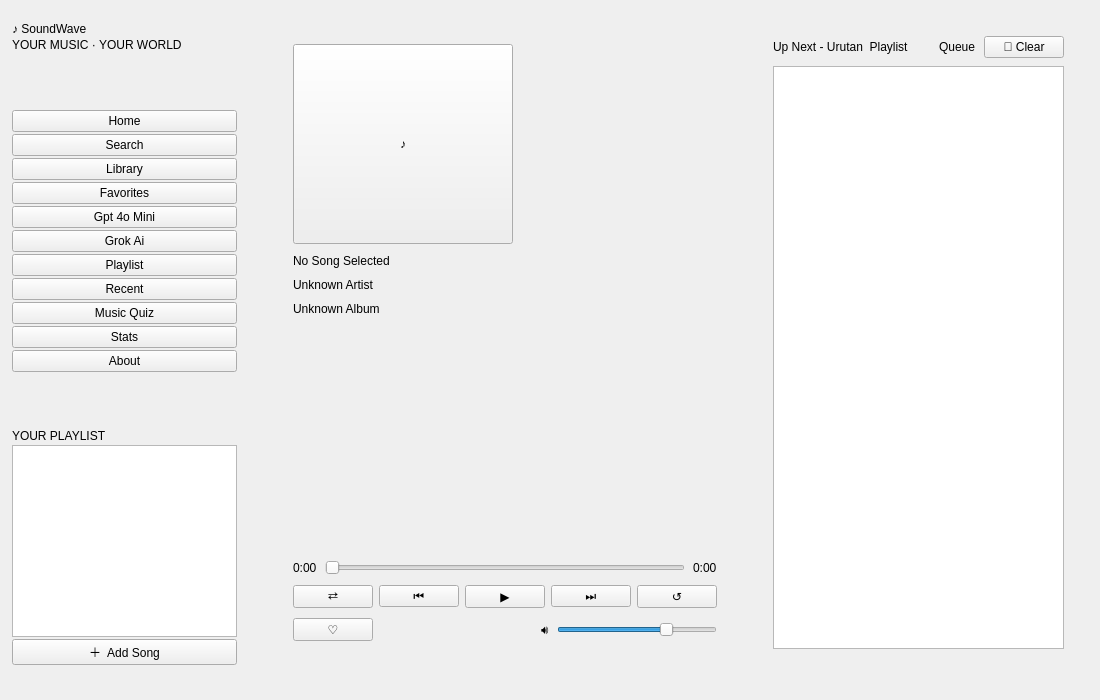
<?xml version="1.0" encoding="UTF-8"?>
<ui version="4.0">
 <class>MusicPlayer</class>
 <widget class="QMainWindow" name="MusicPlayer">
  <property name="geometry">
   <rect><x>0</x><y>0</y><width>1100</width><height>700</height></rect>
  </property>
  <property name="minimumSize">
   <size><width>1100</width><height>700</height></size>
  </property>
  <property name="windowTitle"><string>SoundWave</string></property>

  <!-- CSS ditangani oleh styles.qss yang dimuat di main.py -->

  <widget class="QWidget" name="centralwidget">
   <layout class="QHBoxLayout" name="rootLayout">
    <property name="spacing"><number>0</number></property>
    <property name="margin"><number>0</number></property>

    <!-- ==================== SIDEBAR ==================== -->
    <item>
     <widget class="QWidget" name="sidebar">
      <property name="minimumWidth"><number>210</number></property>
      <property name="maximumWidth"><number>210</number></property>
      <layout class="QVBoxLayout" name="sidebarLayout">
       <property name="spacing"><number>2</number></property>
       <property name="leftMargin"><number>12</number></property>
       <property name="topMargin"><number>22</number></property>
       <property name="rightMargin"><number>12</number></property>
       <property name="bottomMargin"><number>16</number></property>

       <item>
        <widget class="QLabel" name="appTitle">
         <property name="text"><string>♪ SoundWave</string></property>
        </widget>
       </item>
       <item>
        <widget class="QLabel" name="appSubtitle">
         <property name="text"><string>YOUR MUSIC · YOUR WORLD</string></property>
        </widget>
       </item>

       <item>
        <spacer>
         <property name="orientation"><enum>Qt::Vertical</enum></property>
         <property name="sizeHint" stdset="0"><size><width>20</width><height>18</height></size></property>
        </spacer>
       </item>

       <item>
        <widget class="QPushButton" name="btnHome">
         <property name="text"><string>Home</string></property>
        </widget>
       </item>

       <item>
  <widget class="QPushButton" name="btnSearch">
    <property name="text"><string>Search</string></property>
  </widget>
</item>

       <item>
        <widget class="QPushButton" name="btnLibrary">
         <property name="text"><string>Library</string></property>
        </widget>
       </item>
       <item>
        <widget class="QPushButton" name="btnFavorites">
         <property name="text"><string>Favorites</string></property>
        </widget>
       </item>
       <item>
        <widget class="QPushButton" name="btnAIChat">
         <property name="text"><string>Gpt 4o Mini</string></property>
        </widget>
       </item>
       <item>
        <widget class="QPushButton" name="btnAIChatV2">
         <property name="text"><string>Grok Ai</string></property>
        </widget>
       </item>
       <item>
        <widget class="QPushButton" name="btnPlaylist">
         <property name="text"><string>Playlist</string></property>
        </widget>
       </item>
       <item>
        <widget class="QPushButton" name="btnRecent">
         <property name="text"><string>Recent</string></property>
        </widget>
       </item>
       <item>
        <widget class="QPushButton" name="btnQuiz">
         <property name="text"><string>Music Quiz</string></property>
        </widget>
       </item>
       <item>
        <widget class="QPushButton" name="btnStats">
         <property name="text"><string>Stats</string></property>
        </widget>
       </item>
       <item>
        <widget class="QPushButton" name="btnAbout">
         <property name="text"><string>About</string></property>
        </widget>
       </item>

       <item>
        <spacer>
         <property name="orientation"><enum>Qt::Vertical</enum></property>
         <property name="sizeHint" stdset="0"><size><width>20</width><height>14</height></size></property>
        </spacer>
       </item>

       <item>
        <widget class="QLabel" name="lblPlaylist">
         <property name="text"><string>YOUR PLAYLIST</string></property>
        </widget>
       </item>

       <item>
        <widget class="QListWidget" name="songList">
         <property name="verticalScrollBarPolicy"><enum>Qt::ScrollBarAsNeeded</enum></property>
         <property name="horizontalScrollBarPolicy"><enum>Qt::ScrollBarAlwaysOff</enum></property>
        </widget>
       </item>

       <item>
        <widget class="QPushButton" name="btnAddSong">
         <property name="text"><string>＋  Add Song</string></property>
        </widget>
       </item>

      </layout>
     </widget>
    </item>

    <!-- ==================== RIGHT PANEL ==================== -->
    <item>
     <layout class="QVBoxLayout" name="rightPanelLayout">
      <property name="spacing"><number>0</number></property>

      <!-- STACKED PAGES -->
      <item>
       <widget class="QStackedWidget" name="stackedPages">

        <!-- ========== PAGE 0: HOME ========== -->
        <widget class="QWidget" name="pageHome">
         <layout class="QHBoxLayout" name="homeLayout">
          <property name="spacing"><number>16</number></property>
          <property name="leftMargin"><number>20</number></property>
          <property name="topMargin"><number>20</number></property>
          <property name="rightMargin"><number>20</number></property>
          <property name="bottomMargin"><number>16</number></property>

          <!-- LEFT: Now Playing Card -->
          <item>
           <widget class="QWidget" name="nowPlayingCard">
            <property name="minimumWidth"><number>360</number></property>
            <layout class="QVBoxLayout" name="nowPlayingLayout">
             <property name="spacing"><number>10</number></property>
             <property name="leftMargin"><number>24</number></property>
             <property name="topMargin"><number>24</number></property>
             <property name="rightMargin"><number>24</number></property>
             <property name="bottomMargin"><number>24</number></property>

             <!-- Album Art Button -->
             <item>
              <widget class="QPushButton" name="albumArtBtn">
               <property name="minimumSize"><size><width>200</width><height>200</height></size></property>
               <property name="maximumSize"><size><width>220</width><height>220</height></size></property>
               <property name="text"><string>♪</string></property>
               <property name="toolTip"><string>Klik untuk ganti foto album art</string></property>
              </widget>
             </item>

             <item>
              <widget class="QLabel" name="songTitle">
               <property name="text"><string>No Song Selected</string></property>
               <property name="wordWrap"><bool>true</bool></property>
              </widget>
             </item>
             <item>
              <widget class="QLabel" name="artistName">
               <property name="text"><string>Unknown Artist</string></property>
              </widget>
             </item>
             <item>
              <widget class="QLabel" name="albumName">
               <property name="text"><string>Unknown Album</string></property>
              </widget>
             </item>

             <item>
              <spacer>
               <property name="orientation"><enum>Qt::Vertical</enum></property>
               <property name="sizeHint" stdset="0"><size><width>20</width><height>8</height></size></property>
              </spacer>
             </item>

             <!-- Progress -->
             <item>
              <layout class="QHBoxLayout" name="timeLayout">
               <property name="spacing"><number>8</number></property>
               <item>
                <widget class="QLabel" name="timeElapsed">
                 <property name="text"><string>0:00</string></property>
                </widget>
               </item>
               <item>
                <widget class="QSlider" name="progressSlider">
                 <property name="orientation"><enum>Qt::Horizontal</enum></property>
                 <property name="minimum"><number>0</number></property>
                 <property name="maximum"><number>1000</number></property>
                 <property name="value"><number>0</number></property>
                </widget>
               </item>
               <item>
                <widget class="QLabel" name="timeDuration">
                 <property name="text"><string>0:00</string></property>
                </widget>
               </item>
              </layout>
             </item>

             <!-- Controls -->
             <item>
              <layout class="QHBoxLayout" name="controlLayout">
               <property name="spacing"><number>6</number></property>
               <item>
                <widget class="QPushButton" name="btnShuffle">
                 <property name="text"><string>⇄</string></property>
                 <property name="toolTip"><string>Shuffle</string></property>
                </widget>
               </item>
               <item>
                <spacer>
                 <property name="orientation"><enum>Qt::Horizontal</enum></property>
                 <property name="sizeHint" stdset="0"><size><width>6</width><height>20</height></size></property>
                </spacer>
               </item>
               <item>
                <widget class="QPushButton" name="btnPrev">
                 <property name="text"><string>⏮</string></property>
                 <property name="toolTip"><string>Previous</string></property>
                </widget>
               </item>
               <item>
                <widget class="QPushButton" name="btnPlay">
                 <property name="text"><string>▶</string></property>
                 <property name="toolTip"><string>Play / Pause</string></property>
                </widget>
               </item>
               <item>
                <widget class="QPushButton" name="btnNext">
                 <property name="text"><string>⏭</string></property>
                 <property name="toolTip"><string>Next</string></property>
                </widget>
               </item>
               <item>
                <spacer>
                 <property name="orientation"><enum>Qt::Horizontal</enum></property>
                 <property name="sizeHint" stdset="0"><size><width>6</width><height>20</height></size></property>
                </spacer>
               </item>
               <item>
                <widget class="QPushButton" name="btnRepeat">
                 <property name="text"><string>↺</string></property>
                 <property name="toolTip"><string>Repeat</string></property>
                </widget>
               </item>
              </layout>
             </item>

             <!-- Volume + Like -->
             <item>
              <layout class="QHBoxLayout" name="volumeLayout">
               <property name="spacing"><number>8</number></property>
               <item>
                <widget class="QPushButton" name="btnLike">
                 <property name="text"><string>♡</string></property>
                 <property name="toolTip"><string>Like</string></property>
                </widget>
               </item>
               <item>
                <spacer>
                 <property name="orientation"><enum>Qt::Horizontal</enum></property>
                 <property name="sizeHint" stdset="0"><size><width>20</width><height>20</height></size></property>
                </spacer>
               </item>
               <item>
                <widget class="QLabel" name="lblVolIcon">
                 <property name="text"><string>🔊</string></property>
                </widget>
               </item>
               <item>
                <widget class="QSlider" name="volumeSlider">
                 <property name="minimumWidth"><number>90</number></property>
                 <property name="maximumWidth"><number>110</number></property>
                 <property name="orientation"><enum>Qt::Horizontal</enum></property>
                 <property name="minimum"><number>0</number></property>
                 <property name="maximum"><number>100</number></property>
                 <property name="value"><number>70</number></property>
                </widget>
               </item>
              </layout>
             </item>

            </layout>
           </widget>
          </item>

          <!-- RIGHT: Queue -->
          <item>
           <widget class="QWidget" name="queueArea">
            <layout class="QVBoxLayout" name="queueLayout">
             <property name="spacing"><number>8</number></property>
             <property name="leftMargin"><number>16</number></property>
             <property name="topMargin"><number>16</number></property>
             <property name="rightMargin"><number>16</number></property>
             <property name="bottomMargin"><number>16</number></property>

             <item>
              <layout class="QHBoxLayout">
               <item>
                <widget class="QLabel" name="lblQueue">
                 <property name="text"><string>Up Next - Urutan  Playlist</string></property>
                </widget>
               </item>
               <item>
                <spacer>
                 <property name="orientation"><enum>Qt::Horizontal</enum></property>
                 <property name="sizeHint" stdset="0"><size><width>40</width><height>20</height></size></property>
                </spacer>
               </item>
               <item>
                <widget class="QLabel" name="lblQueueSub">
                 <property name="text"><string>Queue</string></property>
                </widget>
               </item>
               <item>
                <widget class="QPushButton" name="btnClearQueue">
                 <property name="text"><string>👀 Clear</string></property>
                 <property name="toolTip"><string>Kosongkan queue dan playlist</string></property>
                </widget>
               </item>
              </layout>
             </item>

             <item>
              <widget class="QListWidget" name="queueList">
               <property name="verticalScrollBarPolicy"><enum>Qt::ScrollBarAsNeeded</enum></property>
               <property name="horizontalScrollBarPolicy"><enum>Qt::ScrollBarAlwaysOff</enum></property>
              </widget>
             </item>

            </layout>
           </widget>
          </item>

         </layout>
        </widget>

        <!-- ========== PAGE 1: SEARCH ========== -->
        <widget class="QWidget" name="pageSearch">
         <layout class="QVBoxLayout" name="searchLayout">
          <property name="spacing"><number>14</number></property>
          <property name="leftMargin"><number>28</number></property>
          <property name="topMargin"><number>28</number></property>
          <property name="rightMargin"><number>28</number></property>
          <property name="bottomMargin"><number>20</number></property>

          <item>
           <widget class="QLabel" name="lblSearchTitle">
            <property name="text"><string>🔍  Search Songs</string></property>
           </widget>
          </item>

          <item>
           <widget class="QLineEdit" name="searchInput">
            <property name="placeholderText"><string>Cari judul lagu, artis, atau album...</string></property>
           </widget>
          </item>

          <item>
           <widget class="QLabel" name="lblSearchHint">
            <property name="text"><string>Hasil pencarian akan muncul di sini</string></property>
            <property name="alignment"><set>Qt::AlignCenter</set></property>
           </widget>
          </item>

          <item>
           <widget class="QListWidget" name="searchResultList">
            <property name="verticalScrollBarPolicy"><enum>Qt::ScrollBarAsNeeded</enum></property>
            <property name="horizontalScrollBarPolicy"><enum>Qt::ScrollBarAlwaysOff</enum></property>
           </widget>
          </item>

         </layout>
        </widget>

        <!-- ========== PAGE 2: LIBRARY ========== -->
        <widget class="QWidget" name="pageLibrary">
         <layout class="QVBoxLayout" name="libraryLayout">
          <property name="spacing"><number>14</number></property>
          <property name="leftMargin"><number>28</number></property>
          <property name="topMargin"><number>28</number></property>
          <property name="rightMargin"><number>28</number></property>
          <property name="bottomMargin"><number>20</number></property>

          <item>
           <layout class="QHBoxLayout">
            <item>
             <widget class="QLabel" name="lblLibraryTitle">
              <property name="text"><string>📚  Your Library</string></property>
             </widget>
            </item>
            <item>
             <spacer>
              <property name="orientation"><enum>Qt::Horizontal</enum></property>
              <property name="sizeHint" stdset="0"><size><width>40</width><height>20</height></size></property>
             </spacer>
            </item>
            <item>
             <widget class="QPushButton" name="btnImportLib">
              <property name="text"><string>＋ Import</string></property>
             </widget>
            </item>
           </layout>
          </item>

          <item>
           <widget class="QLabel" name="lblLibrarySub">
            <property name="text"><string>Semua lagu yang pernah kamu tambahkan</string></property>
           </widget>
          </item>

          <item>
           <widget class="QListWidget" name="libraryList">
            <property name="verticalScrollBarPolicy"><enum>Qt::ScrollBarAsNeeded</enum></property>
            <property name="horizontalScrollBarPolicy"><enum>Qt::ScrollBarAlwaysOff</enum></property>
           </widget>
          </item>

         </layout>
        </widget>

        <!-- ========== PAGE 3: FAVORITES ========== -->
        <widget class="QWidget" name="pageFavorites">
         <layout class="QVBoxLayout" name="favLayout">
          <property name="spacing"><number>14</number></property>
          <property name="leftMargin"><number>28</number></property>
          <property name="topMargin"><number>28</number></property>
          <property name="rightMargin"><number>28</number></property>
          <property name="bottomMargin"><number>20</number></property>

          <item>
           <widget class="QLabel" name="lblFavTitle">
            <property name="text"><string>❤️  Favorites</string></property>
           </widget>
          </item>

          <item>
           <widget class="QLabel" name="lblFavSub">
            <property name="text"><string>Lagu-lagu yang kamu suka</string></property>
           </widget>
          </item>

          <item>
           <widget class="QListWidget" name="favList">
            <property name="verticalScrollBarPolicy"><enum>Qt::ScrollBarAsNeeded</enum></property>
            <property name="horizontalScrollBarPolicy"><enum>Qt::ScrollBarAlwaysOff</enum></property>
           </widget>
          </item>

          <item>
           <widget class="QLabel" name="lblFavEmpty">
            <property name="text"><string>♡  Belum ada favorit. Tekan ♡ saat lagu sedang diputar!</string></property>
            <property name="alignment"><set>Qt::AlignCenter</set></property>
           </widget>
          </item>

         </layout>
        </widget>

        <!-- ========== PAGE 4: AI CHAT ========== -->
        <widget class="QWidget" name="pageAIChat">
         <property name="objectName">
          <string>pageAIChat</string>
         </property>
        </widget>

        <!-- ========== PAGE 5: PLAYLIST ========== -->
        <widget class="QWidget" name="pagePlaylist">
         <property name="objectName"><string>pagePlaylist</string></property>
        </widget>

        <!-- ========== PAGE 6: RECENTLY PLAYED ========== -->
        <widget class="QWidget" name="pageRecent">
         <property name="objectName"><string>pageRecent</string></property>
        </widget>

        <!-- ========== PAGE 7: MUSIC QUIZ ========== -->
        <widget class="QWidget" name="pageQuiz">
         <property name="objectName"><string>pageQuiz</string></property>
        </widget>

        <!-- ========== PAGE 8: STATS ========== -->
        <widget class="QWidget" name="pageStats">
         <property name="objectName"><string>pageStats</string></property>
        </widget>

        <!-- ========== PAGE 9: ABOUT ========== -->
        <widget class="QWidget" name="pageAbout">
         <layout class="QVBoxLayout" name="aboutLayout">
          <property name="spacing"><number>0</number></property>
          <property name="leftMargin"><number>0</number></property>
          <property name="topMargin"><number>0</number></property>
          <property name="rightMargin"><number>0</number></property>
          <property name="bottomMargin"><number>0</number></property>

          <item>
           <widget class="QWidget" name="aboutContainer">
            <layout class="QVBoxLayout" name="aboutContainerLayout">
             <property name="spacing"><number>24</number></property>
             <property name="leftMargin"><number>40</number></property>
             <property name="topMargin"><number>40</number></property>
             <property name="rightMargin"><number>40</number></property>
             <property name="bottomMargin"><number>40</number></property>

             <item>
              <widget class="QLabel" name="lblAboutTitle">
               <property name="text"><string>ℹ️  About SoundWave</string></property>
              </widget>
             </item>

             <item>
              <spacer>
               <property name="orientation"><enum>Qt::Vertical</enum></property>
               <property name="sizeHint" stdset="0"><size><width>20</width><height>10</height></size></property>
              </spacer>
             </item>

             <!-- Developer Card -->
             <item>
              <widget class="QWidget" name="devCard">
               <property name="minimumHeight"><number>280</number></property>
               <property name="maximumHeight"><number>320</number></property>
               <layout class="QHBoxLayout" name="devCardLayout">
                <property name="spacing"><number>32</number></property>
                <property name="leftMargin"><number>32</number></property>
                <property name="topMargin"><number>32</number></property>
                <property name="rightMargin"><number>32</number></property>
                <property name="bottomMargin"><number>32</number></property>

                <!-- Photo -->
                <item>
                 <widget class="QLabel" name="devPhoto">
                  <property name="minimumSize"><size><width>180</width><height>180</height></size></property>
                  <property name="maximumSize"><size><width>180</width><height>180</height></size></property>
                  <property name="text"><string>👤</string></property>
                  <property name="alignment"><set>Qt::AlignCenter</set></property>
                  <property name="scaledContents"><bool>true</bool></property>
                 </widget>
                </item>

                <!-- Bio -->
                <item>
                 <layout class="QVBoxLayout" name="devBioLayout">
                  <property name="spacing"><number>12</number></property>

                  <item>
                   <widget class="QLabel" name="devName">
                    <property name="text"><string>Developer Name</string></property>
                   </widget>
                  </item>

                  <item>
                   <widget class="QLabel" name="devRole">
                    <property name="text"><string>Full Stack Developer · UI/UX Designer</string></property>
                   </widget>
                  </item>

                  <item>
                   <spacer>
                    <property name="orientation"><enum>Qt::Vertical</enum></property>
                    <property name="sizeHint" stdset="0"><size><width>20</width><height>8</height></size></property>
                   </spacer>
                  </item>

                  <item>
                   <widget class="QLabel" name="devBio">
                    <property name="text"><string>Passionate about creating beautiful and functional applications. SoundWave is built with love using Python, PyQt5, and modern design principles.</string></property>
                    <property name="wordWrap"><bool>true</bool></property>
                   </widget>
                  </item>

                  <item>
                   <spacer>
                    <property name="orientation"><enum>Qt::Vertical</enum></property>
                    <property name="sizeHint" stdset="0"><size><width>20</width><height>8</height></size></property>
                   </spacer>
                  </item>

                  <item>
                   <layout class="QHBoxLayout" name="devContactLayout">
                    <property name="spacing"><number>16</number></property>
                    <item>
                     <widget class="QLabel" name="devEmail">
                      <property name="text"><string>📧 redsilence@gmail.com</string></property>
                     </widget>
                    </item>
                    <item>
                     <widget class="QLabel" name="devGithub">
                      <property name="text"><string>🔗 https://t.me/bravo6core</string></property>
                     </widget>
                    </item>
                   </layout>
                  </item>

                 </layout>
                </item>

               </layout>
              </widget>
             </item>

             <item>
              <spacer>
               <property name="orientation"><enum>Qt::Vertical</enum></property>
               <property name="sizeHint" stdset="0"><size><width>20</width><height>10</height></size></property>
              </spacer>
             </item>

             <!-- App Info Cards -->
             <item>
              <layout class="QHBoxLayout" name="infoCardsLayout">
               <property name="spacing"><number>16</number></property>

               <item>
                <widget class="QWidget" name="versionCard">
                 <layout class="QVBoxLayout" name="versionCardLayout">
                  <property name="spacing"><number>8</number></property>
                  <property name="leftMargin"><number>20</number></property>
                  <property name="topMargin"><number>20</number></property>
                  <property name="rightMargin"><number>20</number></property>
                  <property name="bottomMargin"><number>20</number></property>

                  <item>
                   <widget class="QLabel" name="lblVersionIcon">
                    <property name="text"><string>🎵</string></property>
                    <property name="alignment"><set>Qt::AlignCenter</set></property>
                   </widget>
                  </item>
                  <item>
                   <widget class="QLabel" name="lblVersionTitle">
                    <property name="text"><string>Version</string></property>
                    <property name="alignment"><set>Qt::AlignCenter</set></property>
                   </widget>
                  </item>
                  <item>
                   <widget class="QLabel" name="lblVersionValue">
                    <property name="text"><string>4.0</string></property>
                    <property name="alignment"><set>Qt::AlignCenter</set></property>
                   </widget>
                  </item>
                 </layout>
                </widget>
               </item>

               <item>
                <widget class="QWidget" name="techCard">
                 <layout class="QVBoxLayout" name="techCardLayout">
                  <property name="spacing"><number>8</number></property>
                  <property name="leftMargin"><number>20</number></property>
                  <property name="topMargin"><number>20</number></property>
                  <property name="rightMargin"><number>20</number></property>
                  <property name="bottomMargin"><number>20</number></property>

                  <item>
                   <widget class="QLabel" name="lblTechIcon">
                    <property name="text"><string>⚙️</string></property>
                    <property name="alignment"><set>Qt::AlignCenter</set></property>
                   </widget>
                  </item>
                  <item>
                   <widget class="QLabel" name="lblTechTitle">
                    <property name="text"><string>Technology</string></property>
                    <property name="alignment"><set>Qt::AlignCenter</set></property>
                   </widget>
                  </item>
                  <item>
                   <widget class="QLabel" name="lblTechValue">
                    <property name="text"><string>PyQt5 · Pygame</string></property>
                    <property name="alignment"><set>Qt::AlignCenter</set></property>
                   </widget>
                  </item>
                 </layout>
                </widget>
               </item>

               <item>
                <widget class="QWidget" name="licenseCard">
                 <layout class="QVBoxLayout" name="licenseCardLayout">
                  <property name="spacing"><number>8</number></property>
                  <property name="leftMargin"><number>20</number></property>
                  <property name="topMargin"><number>20</number></property>
                  <property name="rightMargin"><number>20</number></property>
                  <property name="bottomMargin"><number>20</number></property>

                  <item>
                   <widget class="QLabel" name="lblLicenseIcon">
                    <property name="text"><string>📜</string></property>
                    <property name="alignment"><set>Qt::AlignCenter</set></property>
                   </widget>
                  </item>
                  <item>
                   <widget class="QLabel" name="lblLicenseTitle">
                    <property name="text"><string>License</string></property>
                    <property name="alignment"><set>Qt::AlignCenter</set></property>
                   </widget>
                  </item>
                  <item>
                   <widget class="QLabel" name="lblLicenseValue">
                    <property name="text"><string>MIT License</string></property>
                    <property name="alignment"><set>Qt::AlignCenter</set></property>
                   </widget>
                  </item>
                 </layout>
                </widget>
               </item>

              </layout>
             </item>

             <item>
              <spacer>
               <property name="orientation"><enum>Qt::Vertical</enum></property>
               <property name="sizeHint" stdset="0"><size><width>20</width><height>40</height></size></property>
              </spacer>
             </item>

            </layout>
           </widget>
          </item>

         </layout>
        </widget>

        <!-- ========== PAGE 10: AI CHAT V2 (GROQ) ========== -->
        <widget class="QWidget" name="pageAIChatV2">
         <property name="objectName"><string>pageAIChatV2</string></property>
        </widget>

       </widget>
      </item>

     </layout>
    </item>

   </layout>
  </widget>

  <widget class="QStatusBar" name="statusBar">
   <property name="sizeGripEnabled"><bool>false</bool></property>
  </widget>

 </widget>
 <resources/>
 <connections/>
</ui>
